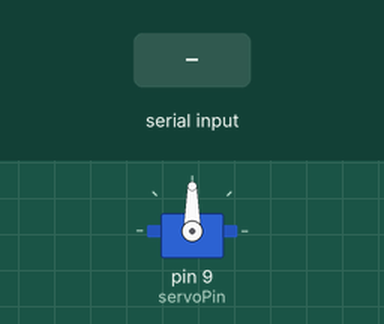
Simulated run of this sketch. Board: Arduino Uno, built with avr-gcc and run on an emulated ATmega328P. Parts: servo. The inputs (shaded band) are chosen by the test bench.

Above: at 1.2 s.
1.3 s: "30,150\n" received over Serial
At 2.6 s:
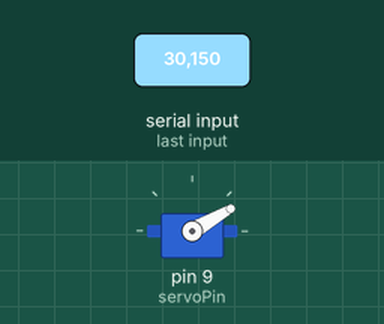
3.8 s: "5\n" received over Serial
At 5.5 s:
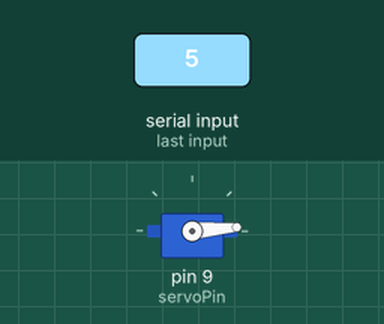
6.3 s: "200\n" received over Serial
At 8.5 s:
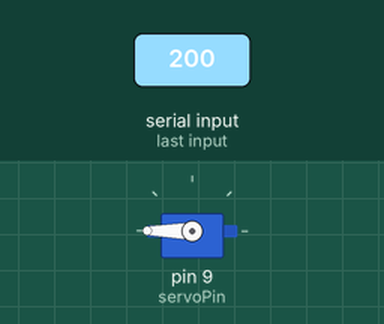
8.8 s: "90,45\n" received over Serial
At 10.7 s:
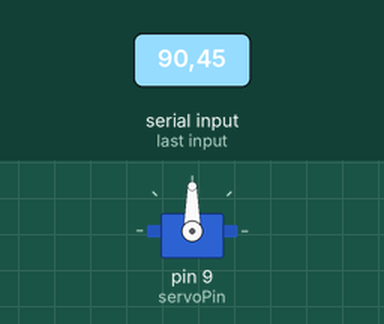
Timing chart, 0 to 12.2 s (numbered marks = the images above; inputs shaded):
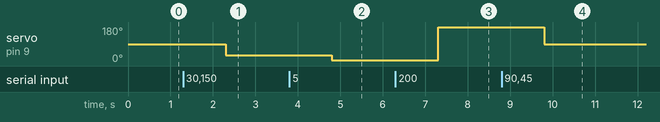

The sketch:

UESerialDemo.ino
```cpp
#include <Servo.h>

Servo myServo;
int servoPin = 9;
int currentAngle;

String inputBuffer;

void setup() {
  // put your setup code here, to run once:
  Serial.begin(9600);
  myServo.attach(servoPin);
}

void loop() {
  // put your main code here, to run repeatedly:
  if(Serial.available() > 0)
  {
    inputBuffer = Serial.readString();
    ProcessSignalData(inputBuffer);
  }
}

void ProcessSignalData(String signalData)
{
  //if(signalData !=
  int speratorIndex = signalData.indexOf('_');

  // get the Signal
  int signal = signalData.substring(0,speratorIndex).toInt();

  // get the data
  int data = signalData.substring(speratorIndex + 1).toInt();


  // do something here
  // my example is
  if(!myServo.attached())
  {
    myServo.attach(servoPin);
  }

  if(myServo.attached() && myServo.read() != data)
  {
    myServo.write(data);
    delay(500);
  }
}
```

Measured:
- after the input at 1.3 s, servo on pin 9 (servoPin): 90° → 30° after 1.0 s
- after the input at 3.8 s, servo on pin 9 (servoPin): 30° → 5° after 1.0 s
- after the input at 6.3 s, servo on pin 9 (servoPin): 5° → 180° after 1.0 s
- after the input at 8.8 s, servo on pin 9 (servoPin): 180° → 90° after 1.0 s
